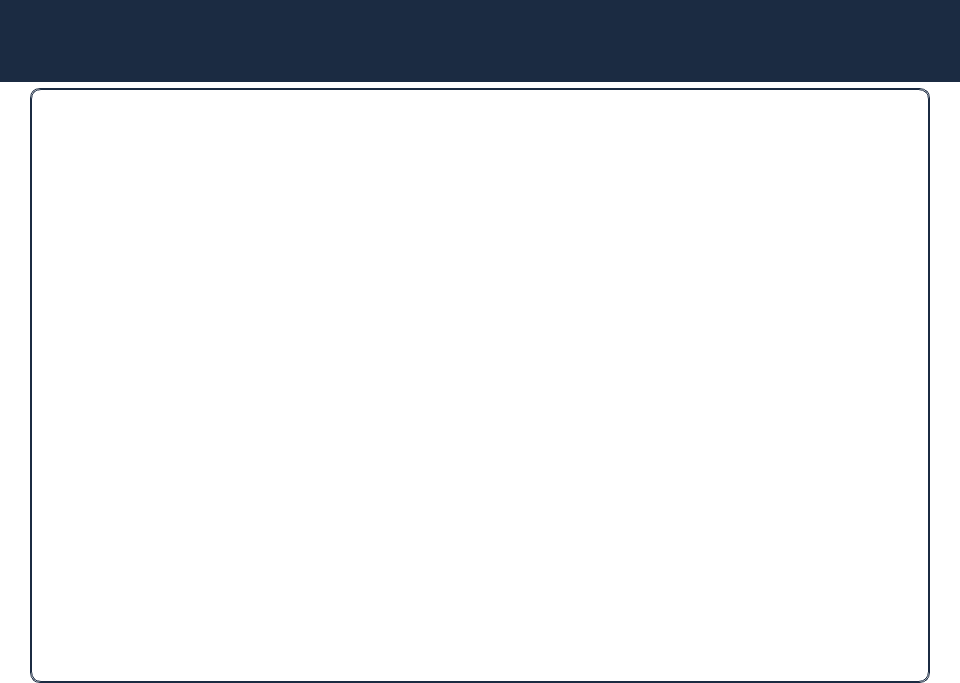
<?xml version="1.0" encoding="UTF-8"?>
<ui version="4.0">
 <class>DeletedNotes</class>
 <widget class="QMainWindow" name="DeletedNotes">
  <property name="enabled">
   <bool>true</bool>
  </property>
  <property name="geometry">
   <rect>
    <x>0</x>
    <y>0</y>
    <width>960</width>
    <height>683</height>
   </rect>
  </property>
  <property name="minimumSize">
   <size>
    <width>960</width>
    <height>683</height>
   </size>
  </property>
  <property name="baseSize">
   <size>
    <width>960</width>
    <height>683</height>
   </size>
  </property>
  <property name="windowTitle">
   <string>MainWindow</string>
  </property>
  <property name="styleSheet">
   <string notr="true">background-color: rgb(255, 255, 255);</string>
  </property>
  <widget class="QWidget" name="centralwidget">
   <layout class="QVBoxLayout" name="verticalLayout">
    <property name="leftMargin">
     <number>0</number>
    </property>
    <property name="topMargin">
     <number>0</number>
    </property>
    <property name="rightMargin">
     <number>0</number>
    </property>
    <property name="bottomMargin">
     <number>0</number>
    </property>
    <item>
     <widget class="QWidget" name="widget" native="true">
      <property name="minimumSize">
       <size>
        <width>960</width>
        <height>82</height>
       </size>
      </property>
      <property name="maximumSize">
       <size>
        <width>16777215</width>
        <height>82</height>
       </size>
      </property>
      <property name="styleSheet">
       <string notr="true">background-color: rgb(27, 43, 66);</string>
      </property>
      <layout class="QVBoxLayout" name="verticalLayout_36">
       <item>
        <layout class="QHBoxLayout" name="horizontalLayout_16">
         <property name="spacing">
          <number>20</number>
         </property>
         <property name="rightMargin">
          <number>20</number>
         </property>
         <item>
          <widget class="QPushButton" name="DNHomeButton">
           <property name="enabled">
            <bool>true</bool>
           </property>
           <property name="sizePolicy">
            <sizepolicy hsizetype="Minimum" vsizetype="Expanding">
             <horstretch>0</horstretch>
             <verstretch>0</verstretch>
            </sizepolicy>
           </property>
           <property name="minimumSize">
            <size>
             <width>40</width>
             <height>40</height>
            </size>
           </property>
           <property name="maximumSize">
            <size>
             <width>40</width>
             <height>40</height>
            </size>
           </property>
           <property name="styleSheet">
            <string notr="true">background: rgb(27, 43, 66);
border-style:solid; 
border-width: 2px; 
border-radius: 10px;
border-color: rgb(27, 43, 66); 
color: rgb(27, 43, 66);</string>
           </property>
           <property name="text">
            <string/>
           </property>
           <property name="icon">
            <iconset>
             <normaloff>../PNG/House4.png</normaloff>../PNG/House4.png</iconset>
           </property>
           <property name="iconSize">
            <size>
             <width>30</width>
             <height>30</height>
            </size>
           </property>
          </widget>
         </item>
         <item>
          <spacer name="horizontalSpacer_12">
           <property name="orientation">
            <enum>Qt::Horizontal</enum>
           </property>
           <property name="sizeHint" stdset="0">
            <size>
             <width>40</width>
             <height>20</height>
            </size>
           </property>
          </spacer>
         </item>
         <item>
          <widget class="QPushButton" name="DNUserButton">
           <property name="sizePolicy">
            <sizepolicy hsizetype="Minimum" vsizetype="Expanding">
             <horstretch>0</horstretch>
             <verstretch>0</verstretch>
            </sizepolicy>
           </property>
           <property name="minimumSize">
            <size>
             <width>50</width>
             <height>50</height>
            </size>
           </property>
           <property name="maximumSize">
            <size>
             <width>50</width>
             <height>50</height>
            </size>
           </property>
           <property name="styleSheet">
            <string notr="true">background: rgb(27, 43, 66);
border-style:solid; 
border-width: 2px; 
border-radius: 10px;
border-color: rgb(27, 43, 66); 
color: rgb(27, 43, 66);</string>
           </property>
           <property name="text">
            <string/>
           </property>
           <property name="icon">
            <iconset>
             <normaloff>../PNG/profile4.png</normaloff>../PNG/profile4.png</iconset>
           </property>
           <property name="iconSize">
            <size>
             <width>50</width>
             <height>50</height>
            </size>
           </property>
          </widget>
         </item>
        </layout>
       </item>
      </layout>
     </widget>
    </item>
    <item>
     <layout class="QHBoxLayout" name="horizontalLayout_14">
      <property name="spacing">
       <number>20</number>
      </property>
      <property name="leftMargin">
       <number>30</number>
      </property>
      <property name="rightMargin">
       <number>30</number>
      </property>
      <item>
       <layout class="QHBoxLayout" name="horizontalLayout_15">
        <property name="spacing">
         <number>1</number>
        </property>
        <item>
         <widget class="QScrollArea" name="DNScrollArea">
          <property name="styleSheet">
           <string notr="true">background: white;
border-style:solid; 
border-width: 0.5px; 
border-radius: 10px;
border-color: rgb(27, 43, 66); 
color: rgb(27, 43, 66);</string>
          </property>
          <property name="widgetResizable">
           <bool>true</bool>
          </property>
          <widget class="QWidget" name="scrollAreaWidgetContents">
           <property name="geometry">
            <rect>
             <x>0</x>
             <y>0</y>
             <width>896</width>
             <height>586</height>
            </rect>
           </property>
          </widget>
         </widget>
        </item>
       </layout>
      </item>
     </layout>
    </item>
   </layout>
  </widget>
 </widget>
 <resources/>
 <connections/>
</ui>
